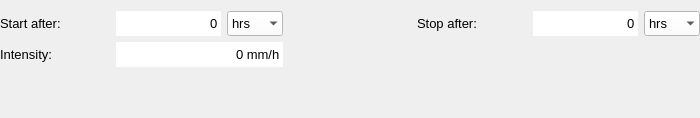
    <widget class="QWidget" name="widget_constant" native="true">
     <property name="sizePolicy">
      <sizepolicy hsizetype="Expanding" vsizetype="Expanding">
       <horstretch>0</horstretch>
       <verstretch>0</verstretch>
      </sizepolicy>
     </property>
     <property name="minimumSize">
      <size>
       <width>700</width>
       <height>0</height>
      </size>
     </property>
     <property name="maximumSize">
      <size>
       <width>16777215</width>
       <height>16777215</height>
      </size>
     </property>
     <property name="font">
      <font>
       <family>Segoe UI</family>
       <pointsize>8</pointsize>
      </font>
     </property>
     <layout class="QGridLayout" name="gridLayout_2">
      <property name="leftMargin">
       <number>0</number>
      </property>
      <property name="rightMargin">
       <number>0</number>
      </property>
      <item row="1" column="1">
       <widget class="QSpinBox" name="sp_start_after_constant">
        <property name="sizePolicy">
         <sizepolicy hsizetype="Minimum" vsizetype="Preferred">
          <horstretch>0</horstretch>
          <verstretch>0</verstretch>
         </sizepolicy>
        </property>
        <property name="minimumSize">
         <size>
          <width>105</width>
          <height>25</height>
         </size>
        </property>
        <property name="maximumSize">
         <size>
          <width>105</width>
          <height>25</height>
         </size>
        </property>
        <property name="font">
         <font>
          <family>Segoe UI</family>
          <pointsize>10</pointsize>
         </font>
        </property>
        <property name="styleSheet">
         <string notr="true">QSpinBox {background-color: white;}</string>
        </property>
        <property name="frame">
         <bool>false</bool>
        </property>
        <property name="alignment">
         <set>Qt::AlignRight|Qt::AlignTrailing|Qt::AlignVCenter</set>
        </property>
        <property name="buttonSymbols">
         <enum>QAbstractSpinBox::NoButtons</enum>
        </property>
        <property name="maximum">
         <number>999999999</number>
        </property>
       </widget>
      </item>
      <item row="1" column="4">
       <widget class="QLabel" name="label_4">
        <property name="minimumSize">
         <size>
          <width>110</width>
          <height>20</height>
         </size>
        </property>
        <property name="maximumSize">
         <size>
          <width>16777215</width>
          <height>16777215</height>
         </size>
        </property>
        <property name="font">
         <font>
          <family>Segoe UI</family>
          <pointsize>10</pointsize>
         </font>
        </property>
        <property name="text">
         <string>Stop after:</string>
        </property>
       </widget>
      </item>
      <item row="1" column="0">
       <widget class="QLabel" name="label">
        <property name="minimumSize">
         <size>
          <width>110</width>
          <height>20</height>
         </size>
        </property>
        <property name="maximumSize">
         <size>
          <width>16777215</width>
          <height>16777215</height>
         </size>
        </property>
        <property name="font">
         <font>
          <family>Segoe UI</family>
          <pointsize>10</pointsize>
         </font>
        </property>
        <property name="text">
         <string>Start after:</string>
        </property>
       </widget>
      </item>
      <item row="2" column="1" colspan="2">
       <widget class="QSpinBox" name="sp_intensity">
        <property name="sizePolicy">
         <sizepolicy hsizetype="Minimum" vsizetype="Preferred">
          <horstretch>0</horstretch>
          <verstretch>0</verstretch>
         </sizepolicy>
        </property>
        <property name="minimumSize">
         <size>
          <width>165</width>
          <height>25</height>
         </size>
        </property>
        <property name="maximumSize">
         <size>
          <width>16777215</width>
          <height>16777215</height>
         </size>
        </property>
        <property name="font">
         <font>
          <family>Segoe UI</family>
          <pointsize>10</pointsize>
         </font>
        </property>
        <property name="styleSheet">
         <string notr="true">QSpinBox {background-color: white;}</string>
        </property>
        <property name="frame">
         <bool>false</bool>
        </property>
        <property name="alignment">
         <set>Qt::AlignRight|Qt::AlignTrailing|Qt::AlignVCenter</set>
        </property>
        <property name="buttonSymbols">
         <enum>QAbstractSpinBox::NoButtons</enum>
        </property>
        <property name="suffix">
         <string> mm/h</string>
        </property>
        <property name="maximum">
         <number>999999999</number>
        </property>
        <property name="singleStep">
         <number>10</number>
        </property>
       </widget>
      </item>
      <item row="2" column="0">
       <widget class="QLabel" name="label_3">
        <property name="minimumSize">
         <size>
          <width>110</width>
          <height>20</height>
         </size>
        </property>
        <property name="maximumSize">
         <size>
          <width>16777215</width>
          <height>16777215</height>
         </size>
        </property>
        <property name="font">
         <font>
          <family>Segoe UI</family>
          <pointsize>10</pointsize>
         </font>
        </property>
        <property name="text">
         <string>Intensity:</string>
        </property>
       </widget>
      </item>
      <item row="1" column="2">
       <widget class="QComboBox" name="start_after_constant_u">
        <property name="sizePolicy">
         <sizepolicy hsizetype="Minimum" vsizetype="Preferred">
          <horstretch>0</horstretch>
          <verstretch>0</verstretch>
         </sizepolicy>
        </property>
        <property name="minimumSize">
         <size>
          <width>55</width>
          <height>25</height>
         </size>
        </property>
        <property name="maximumSize">
         <size>
          <width>16777215</width>
          <height>16777215</height>
         </size>
        </property>
        <property name="font">
         <font>
          <family>Segoe UI</family>
          <pointsize>10</pointsize>
         </font>
        </property>
        <property name="styleSheet">
         <string notr="true">QComboBox {background-color:white; selection-background-color: lightgray;}</string>
        </property>
        <property name="frame">
         <bool>false</bool>
        </property>
        <item>
         <property name="text">
          <string>hrs</string>
         </property>
        </item>
        <item>
         <property name="text">
          <string>mins</string>
         </property>
        </item>
        <item>
         <property name="text">
          <string>s</string>
         </property>
        </item>
       </widget>
      </item>
      <item row="1" column="5">
       <widget class="QSpinBox" name="sp_stop_after_constant">
        <property name="sizePolicy">
         <sizepolicy hsizetype="Minimum" vsizetype="Preferred">
          <horstretch>0</horstretch>
          <verstretch>0</verstretch>
         </sizepolicy>
        </property>
        <property name="minimumSize">
         <size>
          <width>105</width>
          <height>25</height>
         </size>
        </property>
        <property name="maximumSize">
         <size>
          <width>16777215</width>
          <height>16777215</height>
         </size>
        </property>
        <property name="font">
         <font>
          <family>Segoe UI</family>
          <pointsize>10</pointsize>
         </font>
        </property>
        <property name="styleSheet">
         <string notr="true">QSpinBox {background-color: white;}</string>
        </property>
        <property name="frame">
         <bool>false</bool>
        </property>
        <property name="alignment">
         <set>Qt::AlignRight|Qt::AlignTrailing|Qt::AlignVCenter</set>
        </property>
        <property name="buttonSymbols">
         <enum>QAbstractSpinBox::NoButtons</enum>
        </property>
        <property name="maximum">
         <number>999999999</number>
        </property>
       </widget>
      </item>
      <item row="1" column="3">
       <spacer name="horizontalSpacer_2">
        <property name="orientation">
         <enum>Qt::Horizontal</enum>
        </property>
        <property name="sizeHint" stdset="0">
         <size>
          <width>40</width>
          <height>20</height>
         </size>
        </property>
       </spacer>
      </item>
      <item row="1" column="6">
       <widget class="QComboBox" name="stop_after_constant_u">
        <property name="sizePolicy">
         <sizepolicy hsizetype="Minimum" vsizetype="Preferred">
          <horstretch>0</horstretch>
          <verstretch>0</verstretch>
         </sizepolicy>
        </property>
        <property name="minimumSize">
         <size>
          <width>55</width>
          <height>25</height>
         </size>
        </property>
        <property name="maximumSize">
         <size>
          <width>16777215</width>
          <height>16777215</height>
         </size>
        </property>
        <property name="font">
         <font>
          <family>Segoe UI</family>
          <pointsize>10</pointsize>
         </font>
        </property>
        <property name="styleSheet">
         <string notr="true">QComboBox {background-color:white; selection-background-color: lightgray;}</string>
        </property>
        <property name="frame">
         <bool>false</bool>
        </property>
        <item>
         <property name="text">
          <string>hrs</string>
         </property>
        </item>
        <item>
         <property name="text">
          <string>mins</string>
         </property>
        </item>
        <item>
         <property name="text">
          <string>s</string>
         </property>
        </item>
       </widget>
      </item>
      <item row="3" column="1">
       <spacer name="verticalSpacer_6">
        <property name="orientation">
         <enum>Qt::Vertical</enum>
        </property>
        <property name="sizeHint" stdset="0">
         <size>
          <width>20</width>
          <height>40</height>
         </size>
        </property>
       </spacer>
      </item>
     </layout>
    </widget>
